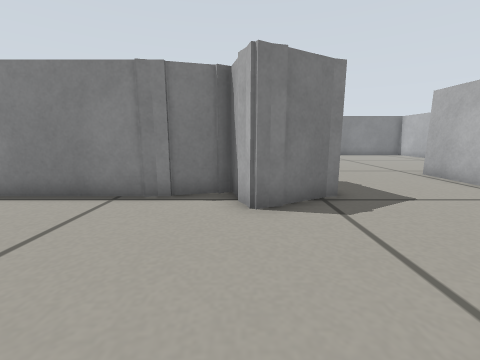
[1] (above)

19 first-person views from a walk through a world built for the Gazebo simulator. The camera is 0.29 m above the floor, tilts 10° down and sees 90° across. The floor is counted in squares, 0.2 m on a side. Each view is taken from the middle of a square. On the plan, view 1 faces up. The plan holds only what a view shows up to about 13 squares ahead; the rest is blank. Robots are left out.

[2]
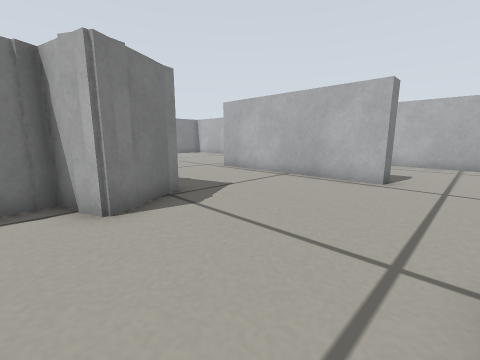

[3]
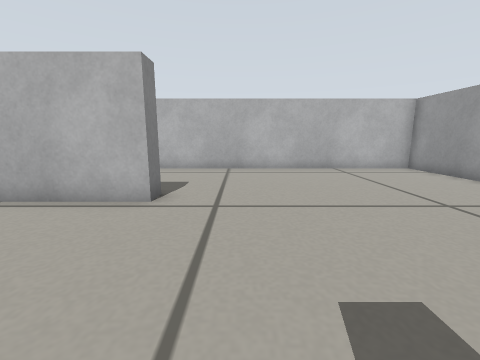

[4]
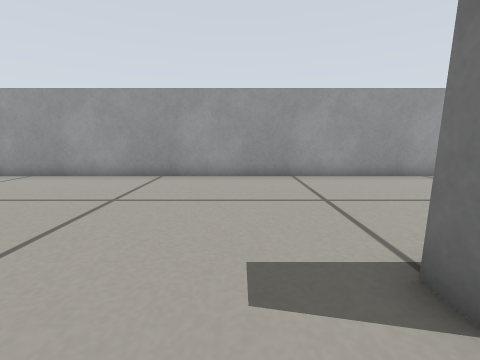

[5]
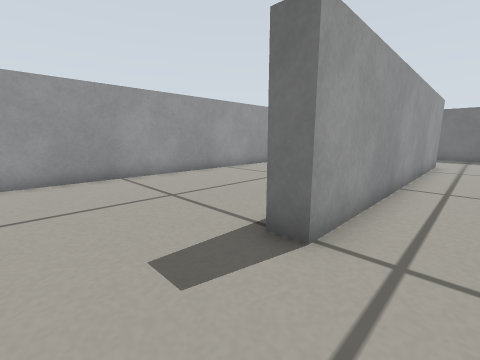

[6]
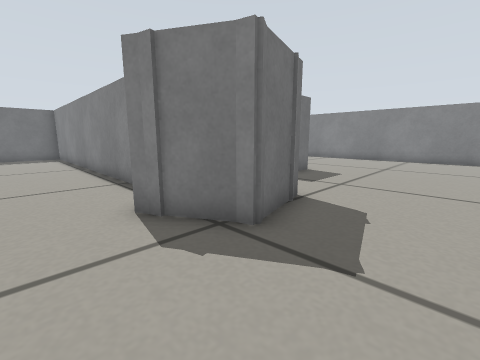

[7]
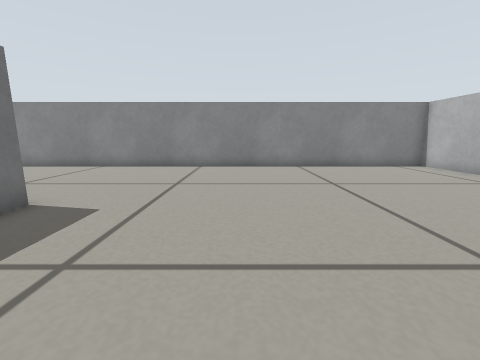

[8]
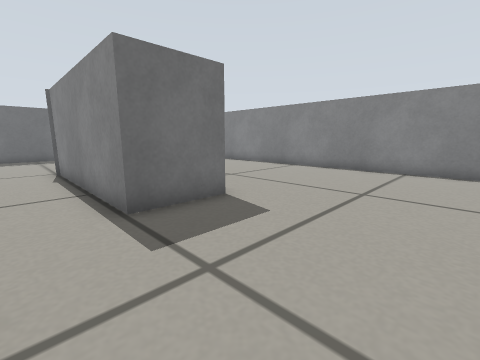

[9]
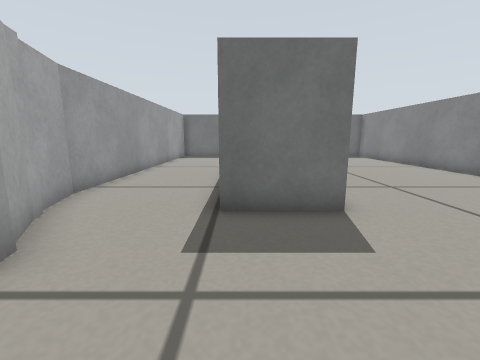

[10]
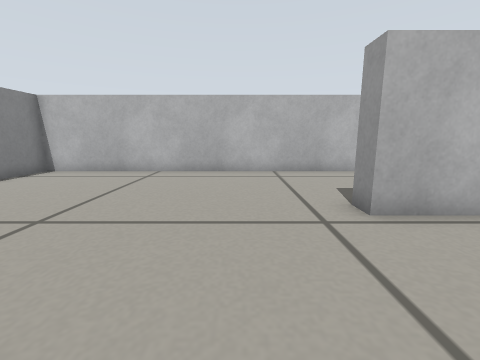

[11]
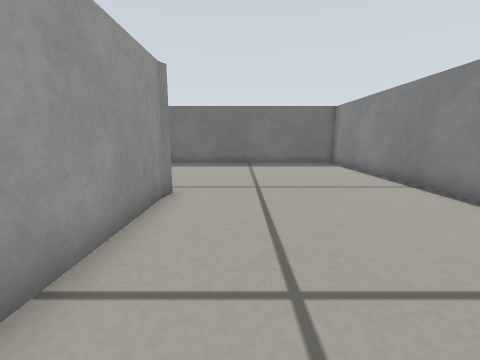

[12]
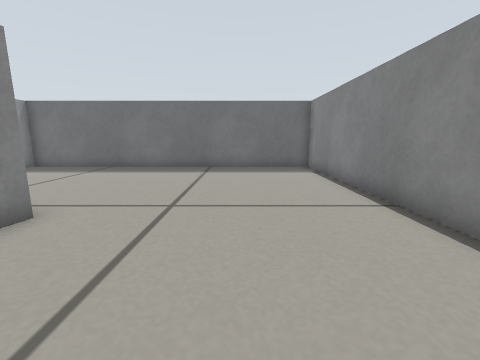

[13]
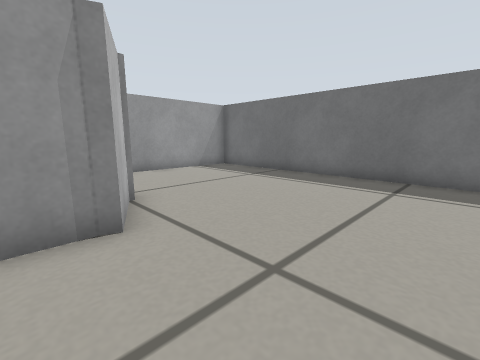

[14]
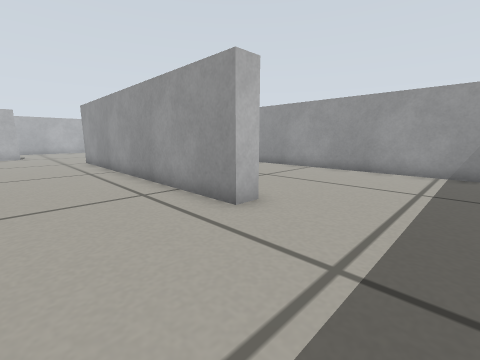

[15]
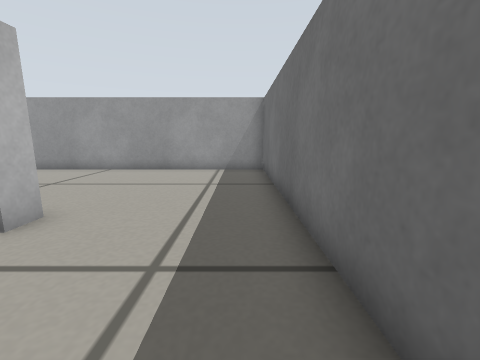

[16]
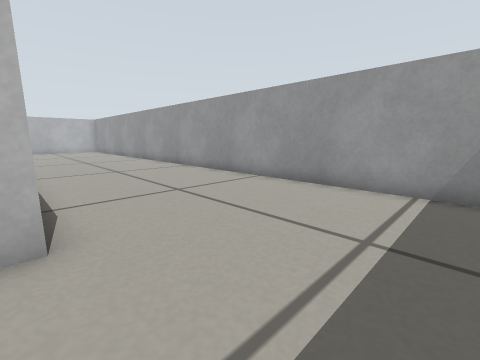

[17]
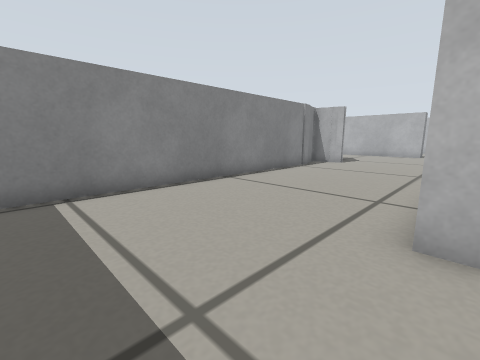

[18]
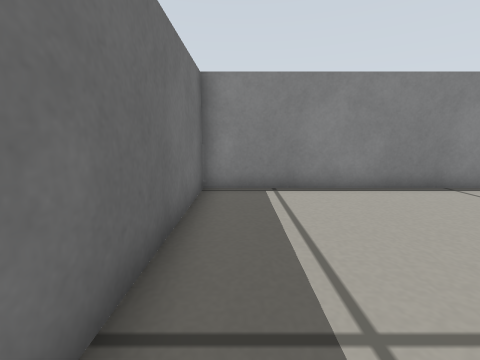

[19]
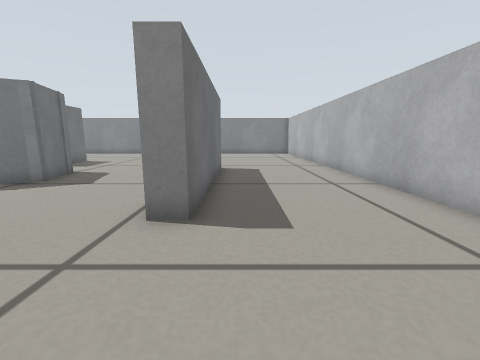

### Floor plan
Points are (right, up) in squares from view 1. A wall is a line through its corners. A room is listed if a view was taken in it or the views show most of it. See-through windows are left out.
Room 1 (views 1, 2, 3, 4, 5, 6, 7, 8, 9, 10, 11, 12, 13, 14, 15, 16, 17, 18, 19)
walls: (-0.2, 7.2) (0.9, 7.9); (1.8, 8.3) (2.4, 6); (1.9, 8) (2.1, 7.6); (-2.2, 6.6) (-0.1, 7.2); (-1.6, 5.9) (-15.1, 5.9) (-15.1, -8.1) (13.4, -8.1) (13.4, 20.5) (-15.1, 20.5) (-15.1, 6.6) (-2.1, 6.6); (2.3, 6.4) (2.5, 6) (0.3, 4.7); (1, 5) (0.3, 4.8) (-0.1, 5.5); (0.2, 4.8) (-0.2, 6.4) (-2.4, 5.8); (-0.6, 13.1) (-0.6, 10.6) (-7.6, 10.6); (7.3, 9.5) (8.1, 9.5) (8.1, 2) (7.3, 2) (7.3, 9.5); (-8, 11.4) (-7.2, 13.2) (-6.9, 13.1) (-2.6, 13.1); (-10.4, -1.4) (-10.4, -0.5) (2.1, -0.5) (2.1, -1.4)

Positions as (right, up) in squares from view 1, and headings:
1: (0, 0), facing up
2: (-1, 0), facing up-right
3: (2, 0), facing right
4: (4, 1), facing down
5: (5, 1), facing down-left
6: (5, 3), facing up-left
7: (4, 8), facing up
8: (4, 9), facing up-left
9: (4, 11), facing left
10: (3, 12), facing right
11: (-1, 15), facing left
12: (-3, 17), facing left
13: (-6, 17), facing down-left
14: (-14, 3), facing down-right
15: (-14, 3), facing down
16: (-14, -1), facing down-right
17: (-14, -1), facing up-right
18: (-14, -1), facing up
19: (9, -2), facing up
